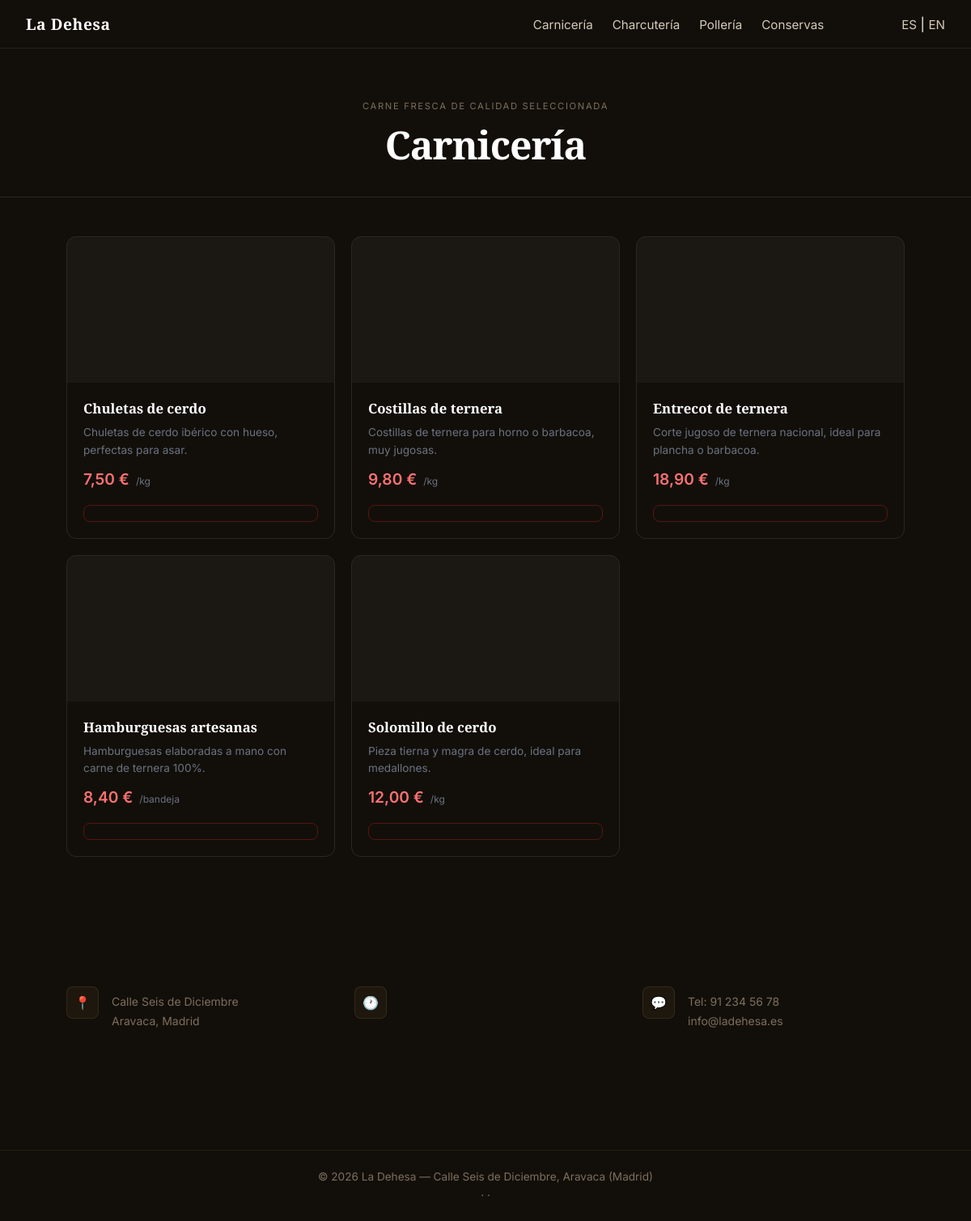
The page /app/views/catalogo/carniceria.php on the database its author committed.
### tables this page shows
CREATE TABLE secciones (
    id INT UNSIGNED AUTO_INCREMENT PRIMARY KEY,
    nombre VARCHAR(100) NOT NULL,
    slug VARCHAR(100) NOT NULL UNIQUE,
    descripcion TEXT,
    orden TINYINT UNSIGNED NOT NULL DEFAULT 0
);

CREATE TABLE productos (
    id INT UNSIGNED AUTO_INCREMENT PRIMARY KEY,
    id_seccion INT UNSIGNED NOT NULL,
    nombre VARCHAR(200) NOT NULL,
    descripcion TEXT,
    precio DECIMAL(10,2) NOT NULL,
    unidad_medida ENUM('kg','g','100g','unidad','bandeja','pack','blister') NOT NULL DEFAULT 'unidad',
    stock DECIMAL(10,3) NOT NULL DEFAULT 0,
    foto VARCHAR(255),
    disponible TINYINT(1) NOT NULL DEFAULT 1,
    created_at TIMESTAMP DEFAULT CURRENT_TIMESTAMP,
    FOREIGN KEY (id_seccion) REFERENCES secciones(id) ON DELETE CASCADE
);

### app/models/Producto.php (called while the page is built, shortened)
<?php
class Producto {
    public static function seccion($pdo, $slug) {
        $stmt = $pdo->prepare("SELECT * FROM secciones WHERE slug = ? LIMIT 1");
        $stmt->execute([$slug]);
        $resultado = $stmt->fetch();
        if ($resultado) {
            return $resultado;
        }
        return null;
    }
    public static function porSeccion($pdo, $idSeccion) {
        $sql = "SELECT p.*, pr.id AS id_promo, pr.precio_promocional
                FROM productos p
                LEFT JOIN promociones pr ON pr.id_producto = p.id
                    AND pr.activa = 1
                    AND CURDATE() BETWEEN pr.fecha_inicio AND pr.fecha_fin
                WHERE p.id_seccion = ? AND p.disponible = 1
                ORDER BY p.nombre";
        $stmt = $pdo->prepare($sql);
        $stmt->execute([$idSeccion]);
        return $stmt->fetchAll();
    }
}

### app/views/catalogo/carniceria.php (the view, shortened to what this page needs)
<?php
require_once __DIR__ . '/../../../config/db.php';
require_once __DIR__ . '/../../models/Producto.php';
$slug = 'carniceria';
$seccion = Producto::seccion($pdo, $slug);
$productos = Producto::porSeccion($pdo, $seccion['id']);
require __DIR__ . '/../layout/header.php';
?>
<link rel="stylesheet" href="/Carniceria/crm/public/css/catalogo.css">
<div class="catalogo-header">
    <p class="secciones-tag"><?= htmlspecialchars($seccion['descripcion']) ?></p>
    <h1>Carnicería</h1>
</div>
<div class="catalogo-grid">
    <?php foreach ($productos as $p): ?>
        <?php $enPromo = $p['precio_promocional'] != null; ?>
        <div class="producto-card" id="card-<?= $p['id'] ?>">
            <div class="producto-foto">
            </div>
            <div class="producto-info">
                <h3><?= htmlspecialchars($p['nombre']) ?></h3>
                <p><?= htmlspecialchars($p['descripcion']) ?></p>
                <div class="producto-precio">
                    <?php if ($enPromo): ?>
                        <span class="precio-original"><?= number_format($p['precio'], 2, ',', '.') ?> €</span>
                        <span class="precio-actual"><?= number_format($p['precio_promocional'], 2, ',', '.') ?> €</span>
                    <?php else: ?>
                        <span class="precio-actual"><?= number_format($p['precio'], 2, ',', '.') ?> €</span>
                    <?php endif; ?>
                    <span class="precio-kg">/<?= htmlspecialchars($p['unidad_medida'] ?? 'unidad') ?></span>
                </div>
                <?php if ((float)$p['stock'] <= 0): ?>
                    <span class="badge-agotado">Agotado</span>
                <?php else: ?>
                <a href="/Carniceria/crm/app/views/auth/login.php" class="btn-carrito"><?= $t['anadir_carrito'] ?></a>
                <?php endif; ?>
            </div>
        </div>
    <?php endforeach; ?>
</div>
<?php require __DIR__ . '/../layout/footer.php'; ?>

### public/css/index.css (style rules this page uses)
*, *::before, *::after { box-sizing: border-box; margin: 0; padding: 0; }
body { padding-top: 60px; }
body { font-family: 'Inter', sans-serif; background: #120f0a; color: white; }
.secciones-tag { text-align: center; color: #7d6e5e; font-size: 0.7rem; letter-spacing: 0.15em; text-transform: uppercase; margin-bottom: 0.5rem; }

### public/css/catalogo.css (style rules this page uses)
.catalogo-header { text-align: center; padding: 4rem 2rem 2rem; border-bottom: 1px solid rgba(255,255,255,0.1); }
.catalogo-header h1 { font-family: 'Playfair Display', serif; font-size: clamp(2rem, 5vw, 3rem); font-weight: 600; letter-spacing: -0.02em; margin-top: 0.5rem; }
.catalogo-grid { display: grid; grid-template-columns: repeat(auto-fill, minmax(260px, 1fr)); gap: 1.25rem; max-width: 1100px; margin: 0 auto; padding: 3rem 2rem 5rem; }
.producto-card { border: 1px solid rgba(255,255,255,0.1); border-radius: 12px; overflow: hidden; display: flex; flex-direction: column; transition: border-color 0.2s, background 0.2s; }
.producto-foto { background: rgba(255,255,255,0.04); height: 180px; display: flex; align-items: center; justify-content: center; position: relative; overflow: hidden; }
.producto-info { padding: 1.25rem; display: flex; flex-direction: column; flex: 1; gap: 0.5rem; }
.producto-info h3 { font-family: 'Playfair Display', serif; font-size: 1.05rem; font-weight: 600; }
.producto-info p { color: #6b7280; font-size: 0.85rem; line-height: 1.6; flex: 1; }
.producto-precio { display: flex; align-items: baseline; gap: 0.5rem; margin-top: 0.25rem; }
.precio-actual { font-size: 1.2rem; font-weight: 600; color: #f87171; }
.precio-kg { font-size: 0.75rem; color: #6b7280; }
.btn-carrito { margin-top: 0.75rem; width: 100%; background: transparent; border: 1px solid rgba(153,27,27,0.5); color: #f87171; font-size: 0.875rem; font-weight: 500; padding: 0.6rem 1rem; border-radius: 8px; cursor: pointer; transition: background 0.2s, border-color 0.2s; }

### rows shown on the page
secciones: descripcion "CARNE FRESCA DE CALIDAD SELECCIONADA"
productos: nombre "Chuletas de cerdo", descripcion "Chuletas de cerdo ibérico con hueso, perfectas para asar.", precio "7,50", unidad_medida "kg"
productos: nombre "Costillas de ternera", descripcion "Costillas de ternera para horno o barbacoa, muy jugosas.", precio "9,80", unidad_medida "kg"
productos: nombre "Entrecot de ternera", descripcion "Corte jugoso de ternera nacional, ideal para plancha o barbacoa.", precio "18,90", unidad_medida "kg"
productos: nombre "Hamburguesas artesanas", descripcion "Hamburguesas elaboradas a mano con carne de ternera 100%.", precio "8,40", unidad_medida "bandeja"
productos: nombre "Solomillo de cerdo", descripcion "Pieza tierna y magra de cerdo, ideal para medallones.", precio "12,00", unidad_medida "kg"
